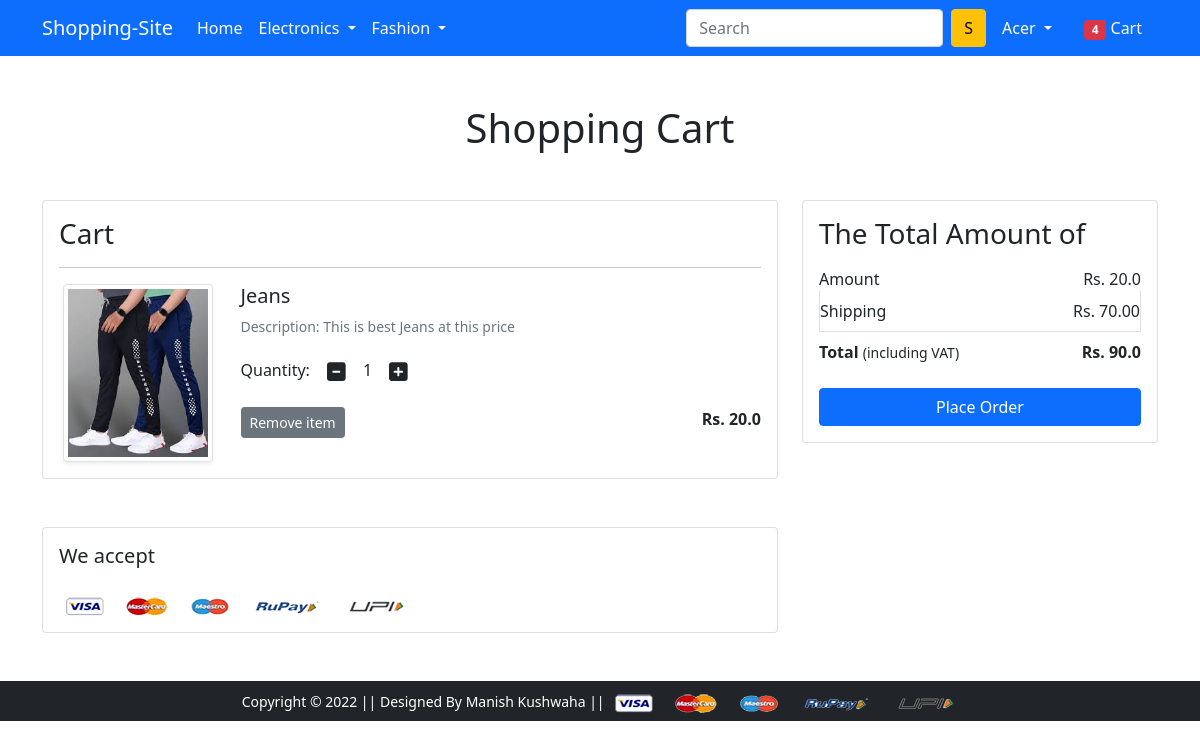
The app's page /cart/ (signed in) with its own data.
### app/models.py (models this page shows, shortened)
class Cart(models.Model):
    user = models.ForeignKey(User, on_delete = models.CASCADE)
    product = models.ForeignKey(Product,on_delete = models.CASCADE)
    quantity = models.PositiveIntegerField(default=1)
    def __str__(self):
        return str(self.id)

class Product(models.Model):
    title = models.CharField(max_length=100)
    selling_price = models.FloatField()
    discounted_price = models.FloatField()
    discription = models.TextField()
    brand = models.CharField(max_length=100)
    category = models.CharField(choices=CATEGORY_CHOICES,max_length=2)
    product_image = models.ImageField(upload_to = 'productimage')

### app/views.py (the view)
# urls.py: path('cart/', views.show_cart, name='show_cart'),
@login_required(login_url='login')
def show_cart(request):
    if request.user.is_authenticated:
        user = request.user
        cart = Cart.objects.filter(user=user)
        print(cart)
        amount = 0.0
        shiping_amount = 70.0
        total_amount = 0.0
        print(total_amount)
        cart_product = [p for p in Cart.objects.all() if p.user == user]
        if cart_product:
            for p in cart_product:
                temp_amount = (p.quantity * p.product.discounted_price)
                amount += temp_amount
                total_amount = amount + shiping_amount
            return render(request,'app/addtocart.html',{
                'cart':cart,
                'total_amount':total_amount,
                'amount':amount,
            })
        else:
            return render(request,'app/empty.html')

### app/templates/app/addtocart.html (shortened to what this page needs)
{% extends 'app/base.html' %}
{% load static %}
{% block main-content %}
<div class="container my-5">
 <div class="row">
  <h1 class="text-center mb-5">Shopping Cart</h1>
  <div class="col-sm-8">
  <div class="card">
   <div class="card-body">
    <h3>Cart</h3>
    {% for c in cart %}
    <hr>
    <div class="row">
     <div class="col-sm-3 text-center align-self-center"><img src="{{c.product.product_image.url}}" alt="" srcset="" class="img-fluid img-thumbnail shadow-sm" height="150" width="150"> </div>
     <div class="col-sm-9">
      <div>
       <h5>{{c.product.title}}</h5>
       <p class="mb-2 text-muted small">Description: {{c.product.discription}}</p>
       <div class="my-3">
        <label for="quantity">Quantity:</label>
        <a class="minus-cart btn" pid='{{c.product_id}}'><i class="fas fa-minus-square fa-lg"></i></a>
          <span id="quantity">{{c.quantity}}</span>
        <a class="plus-cart btn" pid='{{c.product_id}}'><i class="fas fa-plus-square fa-lg"></i></a>
       </div>
       <div class="d-flex justify-content-between">
        <a href="#" class="btn btn-sm btn-secondary mr-3 remove-cart" pid='{{c.product_id}}'>Remove item </a>
        <p class="mb-0"><span><strong>Rs. {{c.product.discounted_price}}</strong></span></p>
       </div>
      </div>
     </div>
    </div>
    {% endfor %}
   </div>
   </div>
  </div>
  <div class="col-sm-4">
   <div class="card">
    <div class="card-body">
      <h3>The Total Amount of</h3>
      <ul class="list-group">
       <li class="list-group-item d-flex justify-content-between align-items-center border-0 px-0 pb-0">Amount<span>Rs. <span id='amt'>{{amount}}</span></span></li>
       <li class="list-group-item d-flex justify-content-between align-items-center px-0">Shipping<span>Rs. 70.00</span></li>
       <li class="list-group-item d-flex justify-content-between align-items-center border-0 px-0 mb-3">
        <div>
           <strong>Total</strong> <small>(including VAT)</small>
         </div>
         <span><strong>Rs. <span id='tamt'>{{total_amount}}</span></strong></span>
       </li>
      </ul>
      <div class="d-grid"><a href="{% url 'checkout' %}" class="btn btn-primary">Place Order</a></div>
    </div>
   </div>
  </div>
 </div>
</div>
<div class="container">
 <div class="row">
  <div class="col-sm-8">
   <div class="card">
    <div class="card-body">
      <h5 class="mb-4">We accept</h5>
      <img src="{% static 'app/images/payment.png' %}" alt="" class="img-fluid">
    </div>
  </div>
  </div>
 </div>
</div>
{% endblock main-content %}

### app/templates/app/base.html (shortened to what this page needs)
<!doctype html>
{% load static %}
<html lang="en">
  <head>
    <link href="https://cdn.jsdelivr.net/npm/bootstrap@5.0.0-beta1/dist/css/bootstrap.min.css" rel="stylesheet">
    <link rel="stylesheet" href="{% static 'app/css/owl.carousel.min.css' %}">
    <link rel="stylesheet" href="{% static 'app/css/all.min.css' %}">
    <link rel="stylesheet" href="{% static 'app/css/style.css' %}">
  </head>
  <body>
    <nav class="navbar navbar-expand-lg navbar-dark bg-primary">
     <div class="container">
       <a class="navbar-brand" href="/">Shopping-Site</a>
       <div class="collapse navbar-collapse" id="navbarSupportedContent">
         <ul class="navbar-nav me-auto mb-2 mb-lg-0">
           <li class="nav-item">
             <a class="nav-link active" aria-current="page" href="/">Home</a>
           </li>
           <li class="nav-item dropdown">
             <a class="nav-link dropdown-toggle text-white" href="#" id="electronicsDropdown" role="button" data-bs-toggle="dropdown" aria-expanded="false">
               Electronics
             </a>
           </li>
           <li class="nav-item dropdown">
             <a class="nav-link dropdown-toggle text-white" href="#" id="fashionDropdown" role="button" data-bs-toggle="dropdown" aria-expanded="false">
               Fashion
             </a>
           </li>
         </ul>
         <form class="d-flex">
           <input class="form-control me-2" type="search" placeholder="Search" aria-label="Search">
           <button class="btn btn-warning" type="submit">S</button>
         </form>
         <div>
          <ul class="navbar-nav me-auto mb-2 mb-lg-0">
          {% if request.user.is_authenticated %}
           <li class="nav-item dropdown mx-2">
              <a class="nav-link dropdown-toggle text-white" href="#" id="profileDropdown" role="button" data-bs-toggle="dropdown" aria-expanded="false">
                {{request.user.username|capfirst}}
              </a>
            </li>
            <li class="nav-item mx-2">
             <a href="{% url 'show_cart' %}" class="nav-link text-white"><span class="badge bg-danger">4</span> Cart </a>
            </li>
          {% endif %}
          </ul>
         </div>
       </div>
     </div>
    </nav>
    {% block main-content %} {% endblock main-content %}
    <footer class="container-fluid bg-dark text-center p-2 mt-5">
        <small class="text-white">Copyright &copy; 2022 || Designed By Manish Kushwaha || </small>
        <img src="{% static 'app/images/payment.png' %}" alt="" srcset="" class="img-fluid" height="2px">
    </footer>
  </body>
</html>

### records on screen
Cart: product.product_image (picture), product "Jeans", product.discription "This is best Jeans at this price", quantity "1", product.discounted_price "20.0"

### other values on screen
{{ request.user.username|capfirst }} "Acer"
{{ amount }} "20.0"
{{ total_amount }} "90.0"
